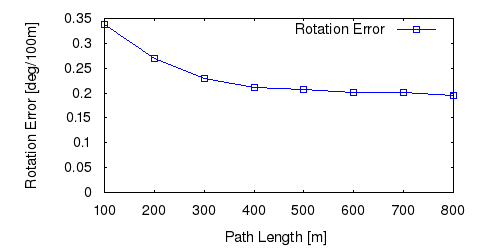

Here is the gnuplot script that generated this plot:
set term postscript eps enhanced color
set output "01_rl.eps"
set size ratio 0.5
set yrange [0:*]
set xlabel "Path Length [m]"
set ylabel "Rotation Error [deg/100m]"
plot "01_rl.txt" using 1:($2*57.3*100) title 'Rotation Error' lc rgb "#0000FF" pt 4 w linespoints
